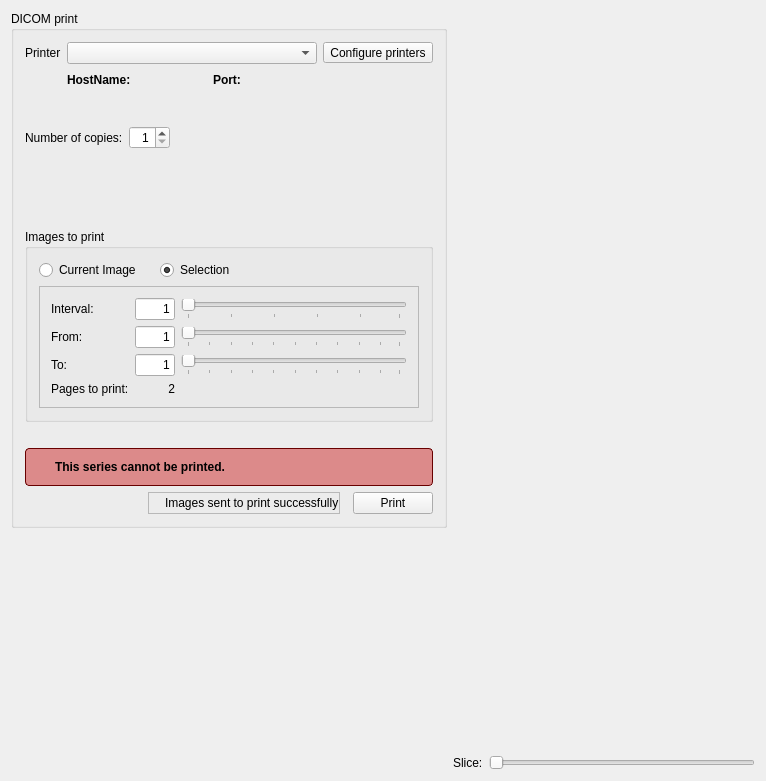
<?xml version="1.0" encoding="UTF-8"?>
<ui version="4.0">
 <class>QDicomPrintExtensionBase</class>
 <widget class="QWidget" name="QDicomPrintExtensionBase">
  <property name="geometry">
   <rect>
    <x>0</x>
    <y>0</y>
    <width>766</width>
    <height>781</height>
   </rect>
  </property>
  <property name="sizePolicy">
   <sizepolicy hsizetype="Expanding" vsizetype="Expanding">
    <horstretch>0</horstretch>
    <verstretch>0</verstretch>
   </sizepolicy>
  </property>
  <property name="minimumSize">
   <size>
    <width>16</width>
    <height>16</height>
   </size>
  </property>
  <layout class="QGridLayout" name="gridLayout_5">
   <item row="0" column="0">
    <layout class="QVBoxLayout" name="verticalLayout_2">
     <item>
      <widget class="QGroupBox" name="groupBox">
       <property name="maximumSize">
        <size>
         <width>500</width>
         <height>16777215</height>
        </size>
       </property>
       <property name="title">
        <string>DICOM print</string>
       </property>
       <layout class="QVBoxLayout" name="verticalLayout">
        <item>
         <layout class="QGridLayout" name="gridLayout_3">
          <item row="1" column="0">
           <widget class="QLabel" name="label_16">
            <property name="sizePolicy">
             <sizepolicy hsizetype="Preferred" vsizetype="Preferred">
              <horstretch>0</horstretch>
              <verstretch>0</verstretch>
             </sizepolicy>
            </property>
            <property name="text">
             <string>Printer</string>
            </property>
           </widget>
          </item>
          <item row="1" column="2" colspan="2">
           <widget class="QComboBox" name="m_selectedPrinterComboBox">
            <property name="minimumSize">
             <size>
              <width>250</width>
              <height>0</height>
             </size>
            </property>
           </widget>
          </item>
          <item row="3" column="2">
           <layout class="QHBoxLayout" name="horizontalLayout_13">
            <item>
             <widget class="QLabel" name="label_17">
              <property name="font">
               <font>
                <weight>75</weight>
                <bold>true</bold>
               </font>
              </property>
              <property name="text">
               <string>HostName:</string>
              </property>
             </widget>
            </item>
            <item>
             <widget class="QLabel" name="m_hostNameLabel">
              <property name="minimumSize">
               <size>
                <width>70</width>
                <height>0</height>
               </size>
              </property>
              <property name="text">
               <string/>
              </property>
             </widget>
            </item>
            <item>
             <widget class="QLabel" name="label_18">
              <property name="font">
               <font>
                <weight>75</weight>
                <bold>true</bold>
               </font>
              </property>
              <property name="text">
               <string>Port:</string>
              </property>
             </widget>
            </item>
            <item>
             <widget class="QLabel" name="m_portLabel">
              <property name="text">
               <string/>
              </property>
             </widget>
            </item>
           </layout>
          </item>
          <item row="3" column="3" colspan="2">
           <spacer name="horizontalSpacer_12">
            <property name="orientation">
             <enum>Qt::Horizontal</enum>
            </property>
            <property name="sizeHint" stdset="0">
             <size>
              <width>40</width>
              <height>20</height>
             </size>
            </property>
           </spacer>
          </item>
          <item row="3" column="0">
           <widget class="QLabel" name="invisibleLabel">
            <property name="text">
             <string/>
            </property>
           </widget>
          </item>
          <item row="1" column="4">
           <widget class="QToolButton" name="m_configurationPrinterToolButton">
            <property name="text">
             <string>Configure printers</string>
            </property>
            <property name="icon">
             <iconset resource="../../../main/main.qrc">
              <normaloff>:/images/printerPreferences.png</normaloff>:/images/printerPreferences.png</iconset>
            </property>
            <property name="iconSize">
             <size>
              <width>32</width>
              <height>32</height>
             </size>
            </property>
            <property name="popupMode">
             <enum>QToolButton::DelayedPopup</enum>
            </property>
            <property name="toolButtonStyle">
             <enum>Qt::ToolButtonIconOnly</enum>
            </property>
           </widget>
          </item>
         </layout>
        </item>
        <item>
         <spacer name="verticalSpacer">
          <property name="orientation">
           <enum>Qt::Vertical</enum>
          </property>
          <property name="sizeHint" stdset="0">
           <size>
            <width>20</width>
            <height>30</height>
           </size>
          </property>
         </spacer>
        </item>
        <item>
         <layout class="QHBoxLayout" name="horizontalLayout">
          <item>
           <widget class="QLabel" name="label">
            <property name="text">
             <string>Number of copies:</string>
            </property>
           </widget>
          </item>
          <item>
           <widget class="QSpinBox" name="m_numberOfCopiesSpinBox">
            <property name="alignment">
             <set>Qt::AlignRight|Qt::AlignTrailing|Qt::AlignVCenter</set>
            </property>
            <property name="minimum">
             <number>1</number>
            </property>
           </widget>
          </item>
          <item>
           <spacer name="horizontalSpacer">
            <property name="orientation">
             <enum>Qt::Horizontal</enum>
            </property>
            <property name="sizeHint" stdset="0">
             <size>
              <width>40</width>
              <height>20</height>
             </size>
            </property>
           </spacer>
          </item>
         </layout>
        </item>
        <item>
         <spacer name="verticalSpacer_6">
          <property name="orientation">
           <enum>Qt::Vertical</enum>
          </property>
          <property name="sizeType">
           <enum>QSizePolicy::Fixed</enum>
          </property>
          <property name="sizeHint" stdset="0">
           <size>
            <width>385</width>
            <height>13</height>
           </size>
          </property>
         </spacer>
        </item>
        <item>
         <widget class="udg::QDicomPrinterBasicSettingsWidget" name="m_qdicomPrinterBasicSettingsWidget" native="true">
          <property name="enabled">
           <bool>false</bool>
          </property>
          <property name="sizePolicy">
           <sizepolicy hsizetype="Expanding" vsizetype="Expanding">
            <horstretch>0</horstretch>
            <verstretch>0</verstretch>
           </sizepolicy>
          </property>
          <property name="minimumSize">
           <size>
            <width>20</width>
            <height>50</height>
           </size>
          </property>
          <property name="maximumSize">
           <size>
            <width>100000</width>
            <height>100000</height>
           </size>
          </property>
         </widget>
        </item>
        <item>
         <spacer name="verticalSpacer_2">
          <property name="orientation">
           <enum>Qt::Vertical</enum>
          </property>
          <property name="sizeHint" stdset="0">
           <size>
            <width>20</width>
            <height>5</height>
           </size>
          </property>
         </spacer>
        </item>
        <item>
         <widget class="QGroupBox" name="groupBox_2">
          <property name="title">
           <string>Images to print</string>
          </property>
          <layout class="QGridLayout" name="gridLayout_2">
           <item row="0" column="0">
            <layout class="QHBoxLayout" name="horizontalLayout_15">
             <item>
              <widget class="QRadioButton" name="m_currentImageRadioButton">
               <property name="text">
                <string>Current Image</string>
               </property>
              </widget>
             </item>
             <item>
              <spacer name="horizontalSpacer_15">
               <property name="orientation">
                <enum>Qt::Horizontal</enum>
               </property>
               <property name="sizeType">
                <enum>QSizePolicy::Fixed</enum>
               </property>
               <property name="sizeHint" stdset="0">
                <size>
                 <width>13</width>
                 <height>20</height>
                </size>
               </property>
              </spacer>
             </item>
             <item>
              <widget class="QRadioButton" name="m_selectionImageRadioButton">
               <property name="text">
                <string>Selection</string>
               </property>
               <property name="checked">
                <bool>true</bool>
               </property>
              </widget>
             </item>
             <item>
              <spacer name="horizontalSpacer_16">
               <property name="orientation">
                <enum>Qt::Horizontal</enum>
               </property>
               <property name="sizeHint" stdset="0">
                <size>
                 <width>40</width>
                 <height>20</height>
                </size>
               </property>
              </spacer>
             </item>
            </layout>
           </item>
           <item row="1" column="0">
            <widget class="QFrame" name="m_selectionImagesFrame">
             <property name="frameShape">
              <enum>QFrame::StyledPanel</enum>
             </property>
             <property name="frameShadow">
              <enum>QFrame::Sunken</enum>
             </property>
             <property name="lineWidth">
              <number>1</number>
             </property>
             <property name="midLineWidth">
              <number>0</number>
             </property>
             <layout class="QGridLayout" name="gridLayout">
              <item row="0" column="0">
               <widget class="QLabel" name="label_34">
                <property name="text">
                 <string>Interval:</string>
                </property>
               </widget>
              </item>
              <item row="0" column="1">
               <widget class="QLineEdit" name="m_intervalImagesLineEdit">
                <property name="sizePolicy">
                 <sizepolicy hsizetype="Expanding" vsizetype="Fixed">
                  <horstretch>0</horstretch>
                  <verstretch>0</verstretch>
                 </sizepolicy>
                </property>
                <property name="maximumSize">
                 <size>
                  <width>40</width>
                  <height>16777215</height>
                 </size>
                </property>
                <property name="text">
                 <string>1</string>
                </property>
                <property name="maxLength">
                 <number>2</number>
                </property>
                <property name="alignment">
                 <set>Qt::AlignRight|Qt::AlignTrailing|Qt::AlignVCenter</set>
                </property>
               </widget>
              </item>
              <item row="0" column="2">
               <widget class="QSlider" name="m_intervalImagesSlider">
                <property name="minimum">
                 <number>1</number>
                </property>
                <property name="maximum">
                 <number>50</number>
                </property>
                <property name="pageStep">
                 <number>5</number>
                </property>
                <property name="orientation">
                 <enum>Qt::Horizontal</enum>
                </property>
                <property name="invertedAppearance">
                 <bool>false</bool>
                </property>
                <property name="invertedControls">
                 <bool>false</bool>
                </property>
                <property name="tickPosition">
                 <enum>QSlider::TicksBelow</enum>
                </property>
                <property name="tickInterval">
                 <number>10</number>
                </property>
               </widget>
              </item>
              <item row="1" column="0">
               <widget class="QLabel" name="label_33">
                <property name="text">
                 <string>From:</string>
                </property>
               </widget>
              </item>
              <item row="1" column="1">
               <widget class="QLineEdit" name="m_fromImageLineEdit">
                <property name="maximumSize">
                 <size>
                  <width>40</width>
                  <height>16777215</height>
                 </size>
                </property>
                <property name="text">
                 <string>1</string>
                </property>
                <property name="maxLength">
                 <number>5</number>
                </property>
                <property name="alignment">
                 <set>Qt::AlignRight|Qt::AlignTrailing|Qt::AlignVCenter</set>
                </property>
               </widget>
              </item>
              <item row="1" column="2">
               <widget class="QSlider" name="m_fromImageSlider">
                <property name="minimum">
                 <number>1</number>
                </property>
                <property name="maximum">
                 <number>100</number>
                </property>
                <property name="orientation">
                 <enum>Qt::Horizontal</enum>
                </property>
                <property name="invertedAppearance">
                 <bool>false</bool>
                </property>
                <property name="invertedControls">
                 <bool>false</bool>
                </property>
                <property name="tickPosition">
                 <enum>QSlider::TicksBelow</enum>
                </property>
                <property name="tickInterval">
                 <number>10</number>
                </property>
               </widget>
              </item>
              <item row="2" column="0">
               <widget class="QLabel" name="label_31">
                <property name="text">
                 <string>To:</string>
                </property>
               </widget>
              </item>
              <item row="2" column="1">
               <widget class="QLineEdit" name="m_toImageLineEdit">
                <property name="maximumSize">
                 <size>
                  <width>40</width>
                  <height>16777215</height>
                 </size>
                </property>
                <property name="text">
                 <string>1</string>
                </property>
                <property name="maxLength">
                 <number>5</number>
                </property>
                <property name="alignment">
                 <set>Qt::AlignRight|Qt::AlignTrailing|Qt::AlignVCenter</set>
                </property>
               </widget>
              </item>
              <item row="2" column="2">
               <widget class="QSlider" name="m_toImageSlider">
                <property name="minimum">
                 <number>1</number>
                </property>
                <property name="maximum">
                 <number>100</number>
                </property>
                <property name="orientation">
                 <enum>Qt::Horizontal</enum>
                </property>
                <property name="invertedAppearance">
                 <bool>false</bool>
                </property>
                <property name="invertedControls">
                 <bool>false</bool>
                </property>
                <property name="tickPosition">
                 <enum>QSlider::TicksBelow</enum>
                </property>
                <property name="tickInterval">
                 <number>10</number>
                </property>
               </widget>
              </item>
              <item row="3" column="0">
               <widget class="QLabel" name="label_32">
                <property name="text">
                 <string>Pages to print:</string>
                </property>
               </widget>
              </item>
              <item row="3" column="1">
               <widget class="QLabel" name="m_pagesToPrintLabel">
                <property name="text">
                 <string>2</string>
                </property>
                <property name="alignment">
                 <set>Qt::AlignRight|Qt::AlignTrailing|Qt::AlignVCenter</set>
                </property>
               </widget>
              </item>
             </layout>
            </widget>
           </item>
          </layout>
         </widget>
        </item>
        <item>
         <spacer name="verticalSpacer_5">
          <property name="orientation">
           <enum>Qt::Vertical</enum>
          </property>
          <property name="sizeType">
           <enum>QSizePolicy::Fixed</enum>
          </property>
          <property name="sizeHint" stdset="0">
           <size>
            <width>20</width>
            <height>20</height>
           </size>
          </property>
         </spacer>
        </item>
        <item>
         <widget class="QFrame" name="m_noSupportedSeriesFrame">
          <property name="styleSheet">
           <string>#m_noSupportedSeriesFrame {
background-color: #dc8a8a;
border-radius: 4px;
border: 1px solid  #680000;
}</string>
          </property>
          <property name="frameShape">
           <enum>QFrame::StyledPanel</enum>
          </property>
          <property name="frameShadow">
           <enum>QFrame::Raised</enum>
          </property>
          <layout class="QHBoxLayout" name="horizontalLayout_2">
           <item>
            <widget class="QLabel" name="m_warningIcon">
             <property name="sizePolicy">
              <sizepolicy hsizetype="Fixed" vsizetype="Preferred">
               <horstretch>0</horstretch>
               <verstretch>0</verstretch>
              </sizepolicy>
             </property>
             <property name="styleSheet">
              <string>margin-right: 5px;</string>
             </property>
             <property name="text">
              <string/>
             </property>
             <property name="pixmap">
              <pixmap resource="../../../main/main.qrc">:/images/small-warning.png</pixmap>
             </property>
            </widget>
           </item>
           <item>
            <widget class="QLabel" name="m_noSupportedSeriesMissage">
             <property name="font">
              <font>
               <weight>75</weight>
               <bold>true</bold>
              </font>
             </property>
             <property name="text">
              <string>This series cannot be printed.</string>
             </property>
             <property name="wordWrap">
              <bool>true</bool>
             </property>
            </widget>
           </item>
          </layout>
         </widget>
        </item>
        <item>
         <layout class="QHBoxLayout" name="horizontalLayout_11">
          <item>
           <spacer name="horizontalSpacer_10">
            <property name="orientation">
             <enum>Qt::Horizontal</enum>
            </property>
            <property name="sizeHint" stdset="0">
             <size>
              <width>40</width>
              <height>20</height>
             </size>
            </property>
           </spacer>
          </item>
          <item>
           <widget class="QFrame" name="m_sentToPrintSuccessfullyFrame">
            <property name="frameShape">
             <enum>QFrame::StyledPanel</enum>
            </property>
            <property name="frameShadow">
             <enum>QFrame::Raised</enum>
            </property>
            <layout class="QGridLayout" name="gridLayout_4">
             <property name="margin">
              <number>0</number>
             </property>
             <property name="spacing">
              <number>0</number>
             </property>
             <item row="0" column="2">
              <widget class="QLabel" name="label_2">
               <property name="text">
                <string>Images sent to print successfully</string>
               </property>
              </widget>
             </item>
             <item row="0" column="0">
              <widget class="QLabel" name="label_3">
               <property name="text">
                <string/>
               </property>
               <property name="pixmap">
                <pixmap resource="../../../main/main.qrc">:/images/apply.png</pixmap>
               </property>
              </widget>
             </item>
             <item row="0" column="1">
              <spacer name="horizontalSpacer_3">
               <property name="orientation">
                <enum>Qt::Horizontal</enum>
               </property>
               <property name="sizeType">
                <enum>QSizePolicy::Fixed</enum>
               </property>
               <property name="sizeHint" stdset="0">
                <size>
                 <width>9</width>
                 <height>20</height>
                </size>
               </property>
              </spacer>
             </item>
            </layout>
           </widget>
          </item>
          <item>
           <spacer name="horizontalSpacer_2">
            <property name="orientation">
             <enum>Qt::Horizontal</enum>
            </property>
            <property name="sizeType">
             <enum>QSizePolicy::Maximum</enum>
            </property>
            <property name="sizeHint" stdset="0">
             <size>
              <width>7</width>
              <height>20</height>
             </size>
            </property>
           </spacer>
          </item>
          <item>
           <widget class="QPushButton" name="m_printButton">
            <property name="text">
             <string>Print</string>
            </property>
           </widget>
          </item>
         </layout>
        </item>
       </layout>
      </widget>
     </item>
     <item>
      <spacer name="verticalSpacer_4">
       <property name="orientation">
        <enum>Qt::Vertical</enum>
       </property>
       <property name="sizeHint" stdset="0">
        <size>
         <width>17</width>
         <height>111</height>
        </size>
       </property>
      </spacer>
     </item>
    </layout>
   </item>
   <item row="0" column="1">
    <layout class="QVBoxLayout" name="verticalLayout_4">
     <item>
      <widget class="udg::Q2DViewer" name="m_2DView" native="true">
       <property name="sizePolicy">
        <sizepolicy hsizetype="Expanding" vsizetype="Expanding">
         <horstretch>0</horstretch>
         <verstretch>0</verstretch>
        </sizepolicy>
       </property>
       <property name="maximumSize">
        <size>
         <width>100000</width>
         <height>100000</height>
        </size>
       </property>
      </widget>
     </item>
     <item>
      <layout class="QHBoxLayout" name="horizontalLayout_5">
       <item>
        <widget class="QLabel" name="label_6">
         <property name="text">
          <string>Slice:</string>
         </property>
        </widget>
       </item>
       <item>
        <widget class="QSlider" name="m_sliceViewSlider">
         <property name="orientation">
          <enum>Qt::Horizontal</enum>
         </property>
        </widget>
       </item>
      </layout>
     </item>
    </layout>
   </item>
  </layout>
 </widget>
 <layoutdefault spacing="6" margin="11"/>
 <customwidgets>
  <customwidget>
   <class>udg::Q2DViewer</class>
   <extends>QWidget</extends>
   <header>q2dviewer.h</header>
  </customwidget>
  <customwidget>
   <class>udg::QDicomPrinterBasicSettingsWidget</class>
   <extends>QWidget</extends>
   <header>qdicomprinterbasicsettingswidget.h</header>
  </customwidget>
 </customwidgets>
 <resources>
  <include location="../../../main/main.qrc"/>
  <include location="../../../main/main.qrc"/>
  <include location="../../../main/main.qrc"/>
  <include location="../../../main/main.qrc"/>
  <include location="../../../main/main.qrc"/>
 </resources>
 <connections/>
</ui>
